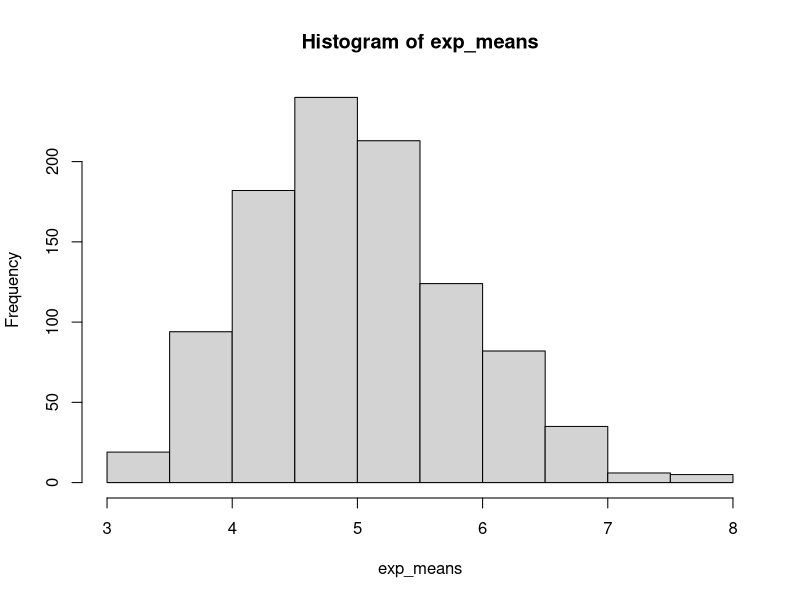

The R source for this figure:
lambda <- 0.2
n <- 40
num_sims <- 1000
set.seed(42)

exp_dist <- matrix(rexp(n * num_sims,lambda),num_sims)
exp_means <- apply(exp_dist, MARGIN=1,FUN=mean)
hist(exp_means)

theoretical_exp_mean <- 1/lambda
theoretical_exp_sd <- 1/lambda
var_exp_means <- var(exp_means)
sd_exp_means <- sd(exp_means)
